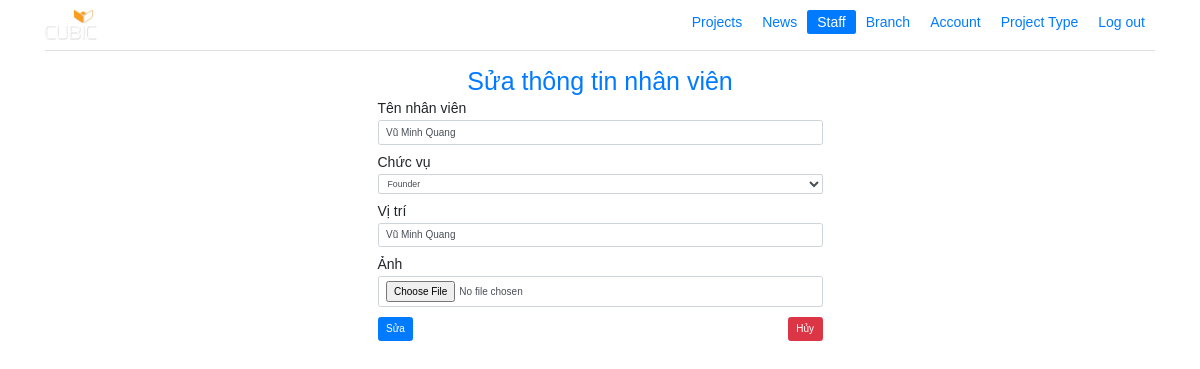
Screenshot of /admin/form_edit_staff.php?id=9 (signed in) with the database file from the repository.
### tables this page shows
CREATE TABLE `tb_staff` (
  `id` int(11) NOT NULL,
  `name` varchar(100) DEFAULT NULL,
  `type` varchar(50) DEFAULT 'staff',
  `office` varchar(100) DEFAULT NULL,
  `link_image` varchar(1000) DEFAULT NULL,
  `link_cv` varchar(1000) DEFAULT NULL
);

### admin/form_edit_staff.php (the view, shortened to what this page needs)
<!DOCTYPE html>
<html lang="en">
  <head>
    <link rel="stylesheet" href="../css/reset.css" />
    <link rel="stylesheet" href="../assets/css/bootstrap.min.css" />
    <link rel="stylesheet" href="./css/style.css" />
  </head>
  <body>
    <?php include('./component/header.php');
      $id = $_GET['id'];
      $sql = "SELECT * FROM tb_staff WHERE id = $id";
      $res = mysqli_query($conn,$sql);
      $row = mysqli_fetch_assoc($res);
     $name =$row['name'];
     $type = $row['type'];
    ?>
    <div class="container">
        <div class="row d-flex justify-content-center">
            <form action="edit_staff.php?id=<?php echo $id; ?>" class="col-5" method="POST" enctype="multipart/form-data">
                <h1 class="text-center text-primary fs-1">Sửa thông tin nhân viên</h1>
                <div class="form-group">
                    <label>Tên nhân viên</label>
                    <input type="title" name="name" class="form-control" required value="<?php echo $name; ?>">
                </div>
                <div class="form-group">
                    <label>Chức vụ</label>
                    <select class="form-control form-control-sm" name="type"  value="">
                     <option value="founder" <?php if($type == 'founder') echo 'selected'; ?>>Founder</option>
                    </select>
                </div>
                <div class="form-group">
                    <label>Vị trí</label>
                    <input type="title" name="office" class="form-control" required value="<?php echo $name; ?>">
                </div>
                <div class="form-group">
                    <label>Ảnh</label>
                    <input type="file" name="image[]" class="form-control" accept="image/png, image/jpeg,image/jpg">
                </div>
                <div class="d-flex justify-content-between"><button type="submit" name="submit"class="btn btn-primary">Sửa</button><a href="./staff.php" class="btn btn-danger">Hủy</a></div>
            </form>
        </div>
    </div>
  </body>
</html>

### admin/css/style.css (style rules this page uses)
*, *:before, *:after { box-sizing: border-box; }
html { font-size: 62.5%; font-family: Arial, Helvetica, sans-serif; }
a, a:hover { text-decoration: none; cursor: pointer !important; }
body { font-family: Arial, Helvetica, sans-serif; font-size: 14px; line-height: 1; width: 100%; overflow-x: hidden; background: #fff; position: relative; }
input, button, select, textarea { outline: none; font-family: Arial, Helvetica, sans-serif; font-size: 14px; }
input { line-height: normal; }
button { cursor: pointer; }
:root { --font-size-1: 35px; --font-size-2: 17px; --font-size-3: 14px; --gray-dark: #4c4d4f; --gray-light: #666666; --blue: #0097dd; }

### rows the page displays
tb_staff: name "Vũ Minh Quang", type "Founder", office "Vũ Minh Quang"
